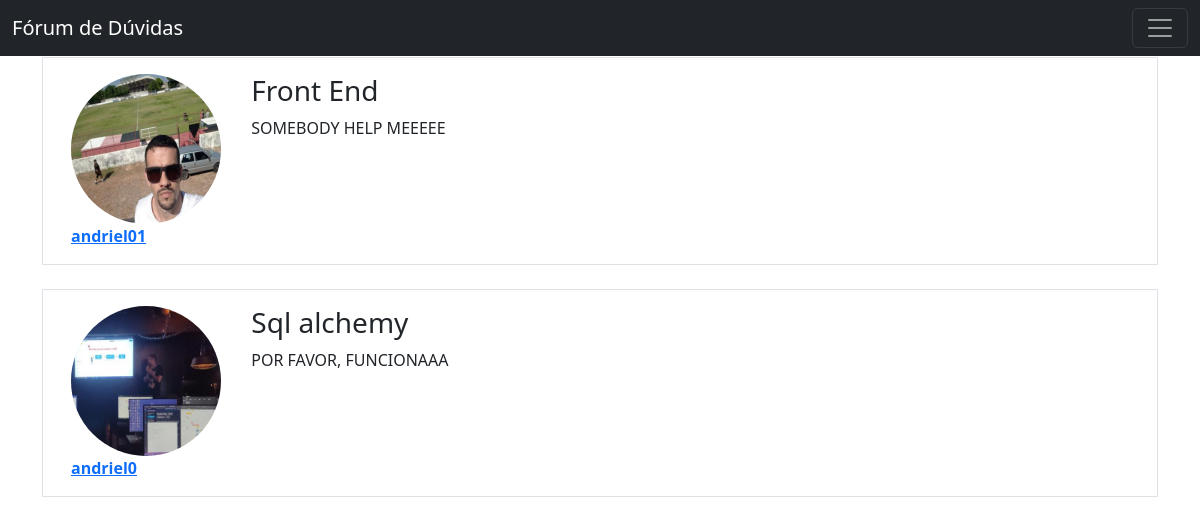
Before: / with the older database file.
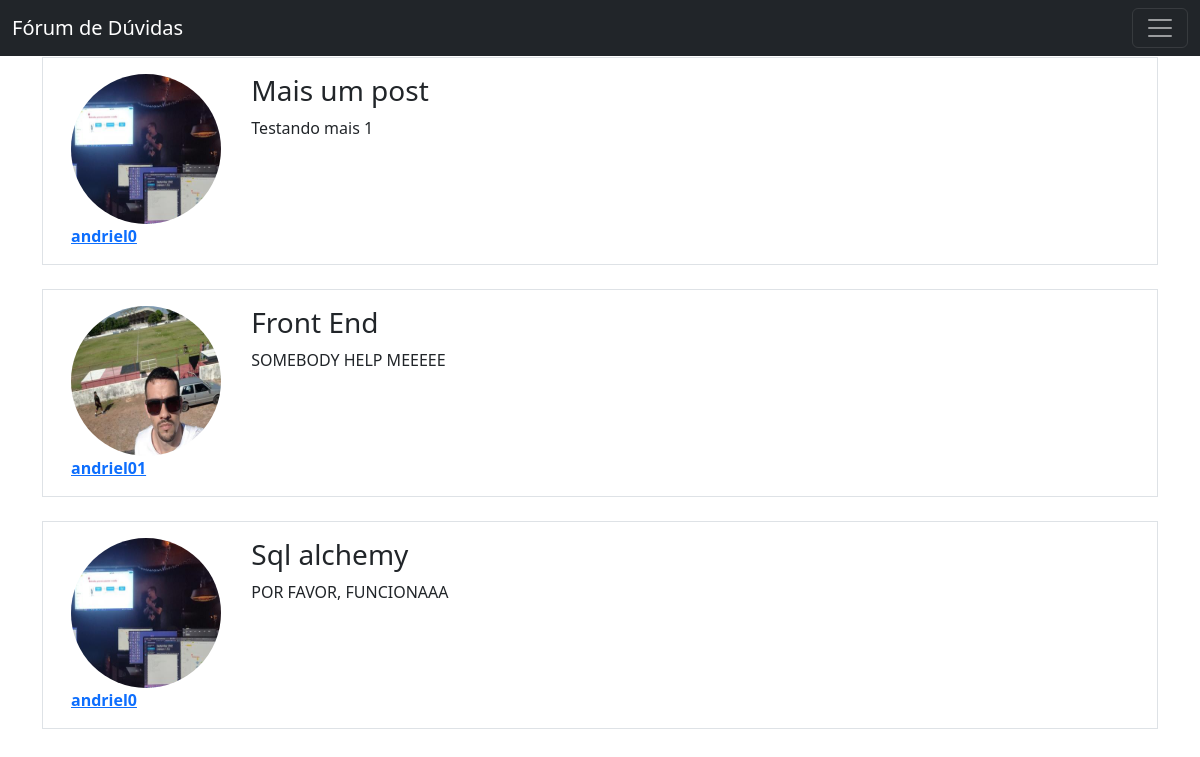
After: the same page with the newer database file.
### duvidas/models.py (models this page shows)
class Post(database.Model):
    __table_args__ = {'extend_existing': True}
    id = database.Column(database.Integer, primary_key=True)
    titulo = database.Column(database.String, nullable=False)
    corpo = database.Column(database.Text, nullable=False)
    data_criacao = database.Column(database.DateTime, nullable=False, default=datetime.utcnow)
    id_usuario = database.Column(database.Integer, database.ForeignKey('usuario.id'), nullable=False)
    comentarios_post = database.relationship('duvidas.models.Comentario', lazy=True, overlaps="comentarios_post")

class Usuario(database.Model, UserMixin):
    __table_args__ = {'extend_existing': True}
    id = database.Column(database.Integer, primary_key=True)
    user = database.Column(database.String, nullable=False, unique=True)
    email = database.Column(database.String, nullable=False, unique=True)
    senha = database.Column(database.String, nullable=False)
    foto_perfil = database.Column(database.String, default='default.jpg', nullable=False)
    bio = database.Column(database.Text, default='', nullable=False)
    posts_user = database.relationship('Post', backref='autor', lazy=True)
    comentarios_user = database.relationship('duvidas.models.Comentario', lazy=True, overlaps="comentarios_user")
    projetos_user = database.relationship('duvidas.models.Projeto', lazy=True, overlaps="projetos_user")

### duvidas/routes.py (the view)
@app.route("/", methods=['GET', 'POST'])
def homepage():
    form_criar_post = FormCriarPost()
    posts = Post.query.order_by(Post.id.desc())
    if form_criar_post.validate_on_submit():
        with app.app_context():
            post = Post(titulo=form_criar_post.titulo.data, corpo=form_criar_post.corpo.data, id_usuario=current_user.id)
            database.session.add(post)
            database.session.commit()
            return redirect(url_for('homepage'))
    return render_template('homepage.html', form_criar_post=form_criar_post, posts=posts)

### duvidas/templates/homepage.html (shortened to what this page needs)
{% extends 'base.html' %}
{% block head %}
    <link rel="stylesheet" type="text/css" href="{{ url_for('static', filename='posts.css') }}">
{% endblock %}
{% block body %}
    <div class="container">
    <div class="container mt-3">
            {% for post in posts %}
        <div class="row border mt-4 p-3 meupost">
            <div class="col col-2">
                <div class="image pe-2">
                    <a href="{{ url_for('perfil', usuario=post.autor.user) }}"><img src="{{ url_for('static', filename='fotos_perfil/{}'.format(post.autor.foto_perfil)) }}"></a>
                    <br>
                    <a href="{{ url_for('perfil', usuario=post.autor.user) }}"><strong>{{ post.autor.user }}</strong></a>
                </div>
            </div>
            <div class="col col-10">
                <h3>{{ post.titulo }}</h3>
                <p>{{ post.corpo }}</p>
            </div>
        </div>
        {% endfor %}
    </div>
    </div>
{% endblock %}

### duvidas/templates/base.html (shortened to what this page needs)
<!DOCTYPE html>
<html lang="pt-br">
  <head>
      <link href="https://cdn.jsdelivr.net/npm/bootstrap@5.2.3/dist/css/bootstrap.min.css" rel="stylesheet">
      {% block head %}
      {% endblock %}
  </head>
  <body>
    {% include 'navbar.html' %}
    {% block body %}
    {% endblock %}
  </body>
</html>

### duvidas/templates/navbar.html (shortened to what this page needs)
<nav class="navbar navbar-dark bg-dark fixed-top">
  <div class="container-fluid">
    <a class="navbar-brand" href="{{ url_for('homepage') }}">Fórum de Dúvidas</a>
    <button class="navbar-toggler" type="button" data-bs-toggle="offcanvas" data-bs-target="#offcanvasDarkNavbar" aria-controls="offcanvasDarkNavbar">
      <span class="navbar-toggler-icon"></span>
    </button>
  </div>
</nav>

### duvidas/static/posts.css (style rules this page uses)
img { width: 150px; height: 150px; border-radius: 75px; }

Changed rows visible on the page:
added Post: foto_perfil (picture), autor.user "andriel0", titulo "Mais um post", corpo "Testando mais 1"
